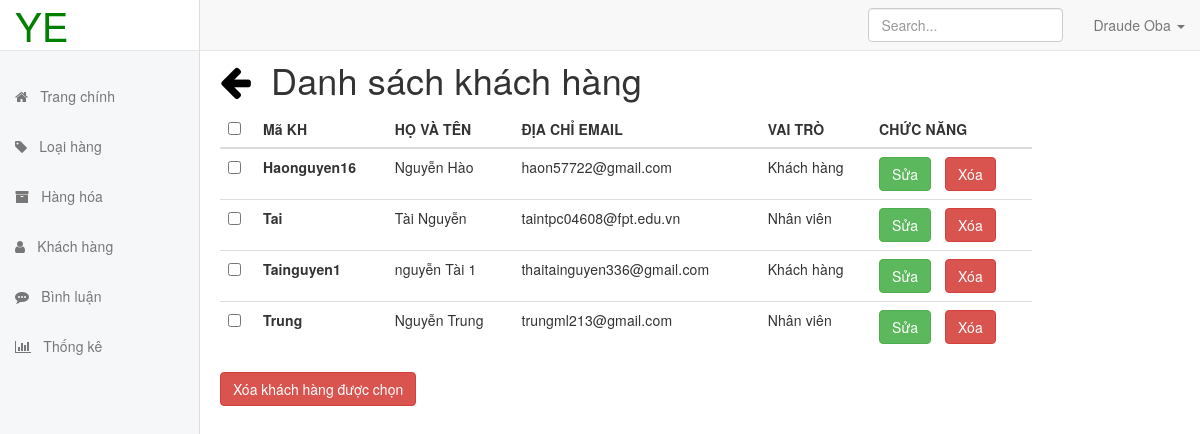
Screenshot of /admin/khach-hang/list.php with the database file from the repository.
### tables this page shows
CREATE TABLE `khach_hang` (
  `ma_kh` varchar(20) NOT NULL,
  `mat_khau` varchar(50) NOT NULL,
  `ho_ten` varchar(50) NOT NULL,
  `kich_hoat` tinyint(1) NOT NULL DEFAULT 0,
  `hinh` varchar(50) NOT NULL,
  `email` varchar(50) NOT NULL,
  `vai_tro` tinyint(1) NOT NULL DEFAULT 0
);

### PDO/pdo.php (called while the page is built, shortened)
<?php
function pdo_get_connection()
{
    $severname = "localhost";
    $username = "root";
    $password = "";
    try {
        $conn = new PDO("mysql:host=$severname;dbname=DuAnMau", $username, $password);
        $conn->setAttribute(PDO::ATTR_ERRMODE, PDO::ERRMODE_EXCEPTION);
        return $conn;
    } catch (PDOException $e) {
        echo "Lỗi kết nối: " . $e->getMessage();
    }
}
function pdo_query($sql)
{
    $sql_args = array_slice(func_get_args(), 1);
    try {
        $conn = pdo_get_connection();
        $stmt = $conn->prepare($sql);
        $stmt->execute($sql_args);
        $rows = $stmt->fetchAll(PDO::FETCH_ASSOC);
        return $rows;
    } catch (PDOException $e) {
        throw $e;
    } finally {
        unset($conn);
    }
}

### PDO/khach-hang.php (called while the page is built, shortened)
<?php
require_once "pdo.php";
function khach_hang_select_all()
{
    $sql = "SELECT * from khach_hang";
    return pdo_query($sql);
}

### admin/khach-hang/list.php (the view, shortened to what this page needs)
<?php
require "../../PDO/pdo.php";
require "../../PDO/khach-hang.php";
$dskh = khach_hang_select_all();
?>
<!DOCTYPE html>
<html lang="en">
<head>
    <link rel="stylesheet" href="../../assets/css/admin.css">
    <link rel="stylesheet" href="https://maxcdn.bootstrapcdn.com/bootstrap/3.3.7/css/bootstrap.min.css">
    <link rel="stylesheet" href="https://maxcdn.bootstrapcdn.com/font-awesome/4.7.0/css/font-awesome.min.css
">
    <link rel="stylesheet" href="https://code.jquery.com/jquery-3.1.1.min.js">
    <link rel="stylesheet" href="https://maxcdn.bootstrapcdn.com/bootstrap/3.3.7/js/bootstrap.min.js">
</head>
<body>
    <nav class="mnb navbar navbar-default navbar-fixed-top">
        <div class="container-fluid">
            <div id="navbar" class="navbar-collapse collapse">
                <ul class="nav navbar-nav navbar-right">
                    <li class="dropdown">
                        <a href="#" class="dropdown-toggle" data-toggle="dropdown" role="button" aria-haspopup="true" aria-expanded="false">Draude Oba <span class="caret"></span></a>
                    </li>
                </ul>
                <form class="navbar-form navbar-right">
                    <input type="text" class="form-control" placeholder="Search...">
                </form>
            </div>
        </div>
    </nav>
    <?php
    require "../menu.php";
    ?>
    <div class="mcw" style="margin-top: 6rem;">
        <div class="cv">
            <div>
                <div style="margin-left: 2rem" class="inbox">
                    <div class="inbox-sb">
                        <h1><a style="color: black;margin-right: 2rem;" href="index.php"><i class="fa fa-arrow-left" aria-hidden="true"></i></a>Danh sách khách hàng</h1>
                    </div>
                    <div class="inbox-bx container-fluid">
                        <div class="row">
                            <div class="col-md-10">
                                <form action="execute.php" id="form1" method="POST">
                                    <table class="table table-stripped">
                                        <thead>
                                            <tr>
                                                <th scope="col"><input type="checkbox" id="select-all"></th>
                                                <th scope="col">Mã KH</th>
                                                <th scope="col">HỌ VÀ TÊN</th>
                                                <th scope="col">ĐỊA CHỈ EMAIL</th>
                                                <th scope="col">VAI TRÒ</th>
                                                <th scope="col">CHỨC NĂNG</th>
                                            </tr>
                                        </thead>
                                        <tbody>
                                            <?php
                                            foreach ($dskh as $kh) {
                                                extract($kh);
                                                $del_link = "execute.php?ma_kh=" . $ma_kh;
                                                $edit_link = "edit.php?ma_kh=" . $ma_kh;
                                            ?>
                                                <tr>
                                                    <td><input name='delete_all_id[]' value='<?= $ma_kh ?>' type="checkbox" /></td>
                                                    <th scope="row"><?php echo $ma_kh ?></th>
                                                    <td scope="row"><?php echo $ho_ten ?></td>
                                                    <td scope="row"><?php echo $email ?></td>
                                                    <td scope="row"><?php echo ($vai_tro == 1) ? "Nhân viên" : "Khách hàng" ?></td>
                                                    <td>
                                                        <a href=" <?php echo $edit_link ?>" class="btn btn-success">Sửa</a>
                                                        <a href="<?php echo $del_link ?>" class="btn btn-danger" style="margin-left: 1rem;">Xóa</a>
                                                    </td>
                                                </tr>
                                            <?php
                                            }
                                            ?>
                                        </tbody>
                                    </table>
                                    <div>
                                        <button type="submit" name="delete_all_button" class="btn btn-danger">Xóa khách hàng được chọn</button>
                                    </div>
                                </form>
                            </div>
                        </div>
                    </div>
                </div>
            </div>
        </div>
    </div>
</body>
</html>

### assets/css/admin.css (style rules this page uses)
body { margin-top: 50px; background-color: #fff; font-family: Arial, sans-serif; font-size: 14px; letter-spacing: 0.01em; color: #39464e; }
.navbar-default { background-color: #fff; margin-left: 200px; }
.mcw { margin-left: 200px; position: relative; min-height: 100%; }
a, a:focus, a:hover { text-decoration: none; }
.inbox .container-fluid { padding-left: 0; padding-right: 0; }
.msb, .mnb { -moz-animation: slidein 300ms forwards; -o-animation: slidein 300ms forwards; -webkit-animation: slidein 300ms forwards; animation: slidein 300ms forwards; -webkit-transform-style: preserve-3d; transform-style: preserve-3d; }
.mcw { -moz-animation: bodyslidein 300ms forwards; -o-animation: bodyslidein 300ms forwards; -webkit-animation: bodyslidein 300ms forwards; animation: bodyslidein 300ms forwards; -webkit-transform-style: preserve-3d; transform-style: preserve-3d; }

### rows the page displays
khach_hang: ma_kh "Haonguyen16", ho_ten "Nguyễn Hào", email "haon57722@gmail.com", vai_tro "Khách hàng"
khach_hang: ma_kh "Tai", ho_ten "Tài Nguyễn", email "taintpc04608@fpt.edu.vn", vai_tro "Nhân viên"
khach_hang: ma_kh "Tainguyen1", ho_ten "nguyễn Tài 1", email "thaitainguyen336@gmail.com", vai_tro "Khách hàng"
khach_hang: ma_kh "Trung", ho_ten "Nguyễn Trung", email "trungml213@gmail.com", vai_tro "Nhân viên"
